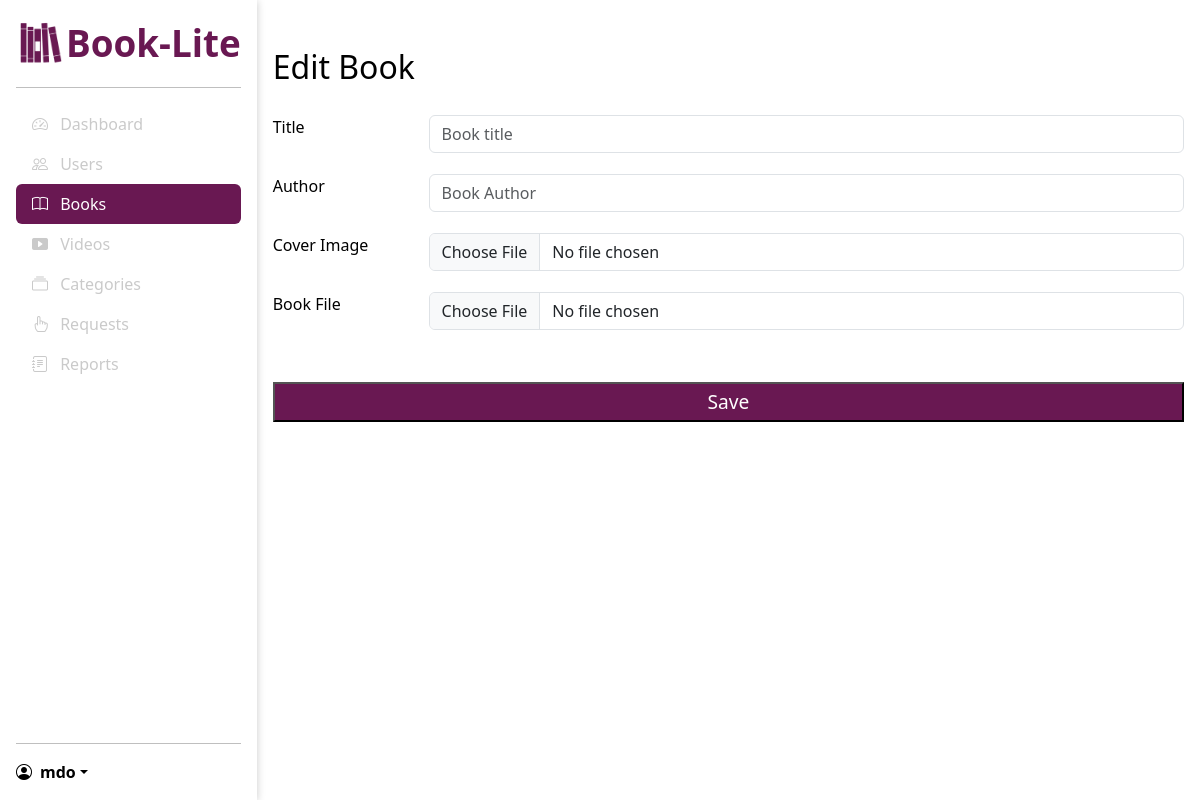
Before: /admin/books/1683463627760778/edit (signed in) with the older database file.
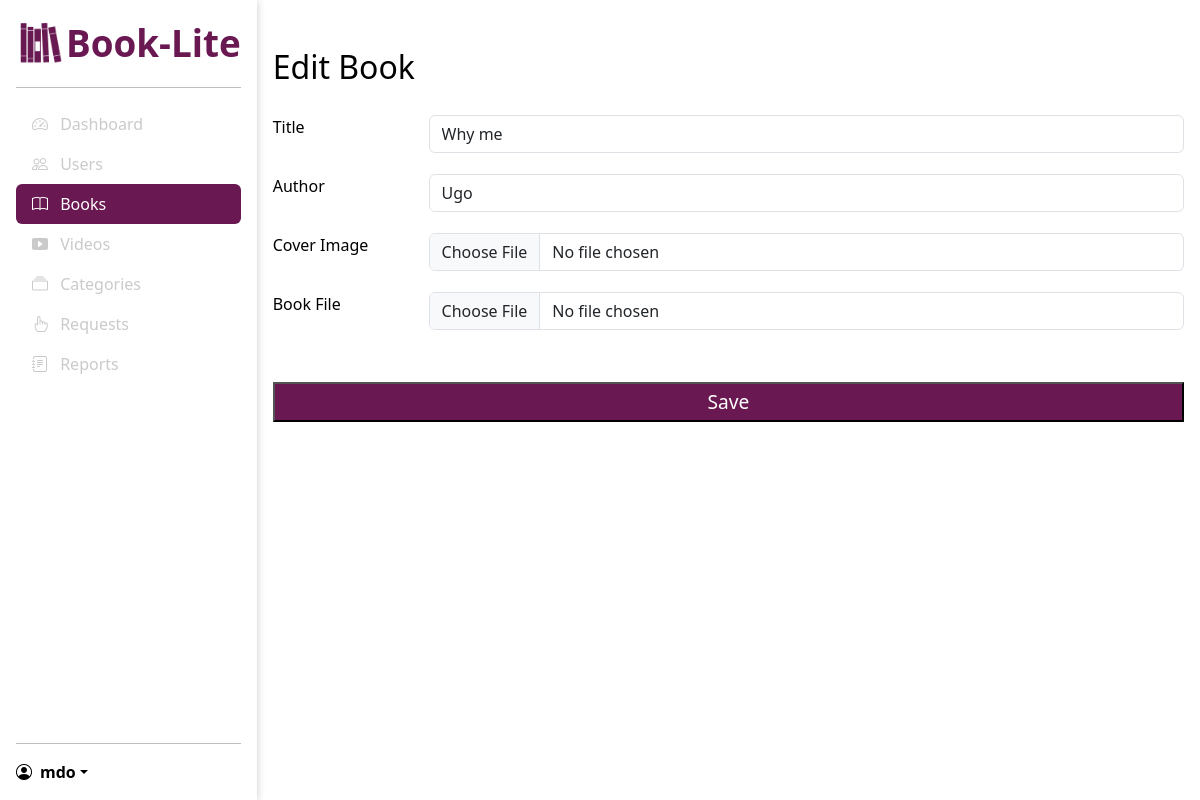
After: the same page with the newer database file.
### models/models.py (models this page shows)
class Book(db.Model):
    id = db.Column(db.Integer, primary_key=True)
    title = db.Column(db.String(100), nullable=False)
    author = db.Column(db.String(100), nullable=False)
    description = db.Column(db.Text, nullable=False)
    cover_path = db.Column(db.String(100), nullable=False)
    file_path = db.Column(db.String(100), nullable=False)
    category_id = db.Column(db.Integer, db.ForeignKey('category.id'), nullable=False)
    rentals = db.relationship('Rental', backref='book', lazy=True)

### routes/admin.py (the view)
@admin_bp.route('/books/<int:id>/edit', methods=['GET', 'POST'])
@login_required
@isAdmin
def edit_book(id):
    book = Book.query.get(id)
    all_categories = Category.query.all()
    if request.method == 'POST':
        form = request.form
        if form.get('title'):
            book.title = form['title']
        if form.get('description'):
            book.description = form['description']
        if form.get('author'):
            book.author = form['author']
        if form.get('category'):
            book.category_id = form['category_id']
        if form.get('cover'):
            if book.cover_path:
                os.remove(book.cover_path)
            cover_filename = f'cover_{book.id}.jpg'
            cover_path = os.path.join(
                current_app.root_path, 'static/images/covers', cover_filename)
            form['cover'].save(cover_path)
            book.cover_path = cover_filename
        if form.get('file'):
            if book.file_path:
                os.remove(book.file_path)
            file_filename = f'book_{book.id}.pdf'
            file_path = os.path.join(
                current_app.root_path, 'static/books', file_filename)
            form['file'].save(file_path)
            book.file_path = file_filename
        db.session.commit()
        flash('Book updated successfully!', 'success')
        return redirect(url_for('admin.books'))
    else:
        return render_template('admin/edit_book.html', book=book, b_active="active", all_categories=all_categories)

### main.py (called while the page is built)
@login_manager.user_loader
def load_user(user_id):
    return User.query.get(int(user_id))

### routes/admin.py (called while the page is built)
def isAdmin(f):
    @wraps(f)
    def decorated_function(*args, **kwargs):
        if not current_user.is_admin:
            logout_user(current_user)
            return redirect(url_for('auth.login'))
        return f(*args, **kwargs)
    return decorated_function

### templates/admin/edit_book.html
{% extends "/admin/base_admin.html" %} {%block title %}Dashboard{% endblock %}
{% block main %}
<form method="post">
  <h2>Edit Book</h2>
  <div class="form-group row">
    <label for="title" class="col-sm-2">Title</label>
    <div class="col-sm-10">
      <input
        class="form-control col-sm-10"
        type="text"
        name="title"
        id="title"
        placeholder="Book title"
        value="{{book.title}}"
      />
    </div>
  </div>
  <div class="form-group row">
    <label for="author" class="col-sm-2">Author</label>
    <div class="col-sm-10">
      <input
        class="form-control"
        type="text"
        name="author"
        id="author"
        placeholder="Book Author"
        value="{{book.author}}"
      />
    </div>
  </div>
  <div class="form-group row">
    <label for="cover-img" class="col-sm-2">Cover Image</label>
    <div class="col-sm-10">
      <input class="form-control" type="file" accept="image/*" alt=""/>
    </div>
  </div>
  <div class="form-group row">
    <label for="book-pdf" class="col-sm-2">Book File</label>
    <div class="col-sm-10">
      <input class="form-control" type="file" accept="application/pdf" alt="" />
    </div>
  </div>
  <button type="submit" class="auth-btn">Save</button>
</form>
{% endblock %}

Changed rows visible on the page:
added Book: title "Why me", author "Ugo"
